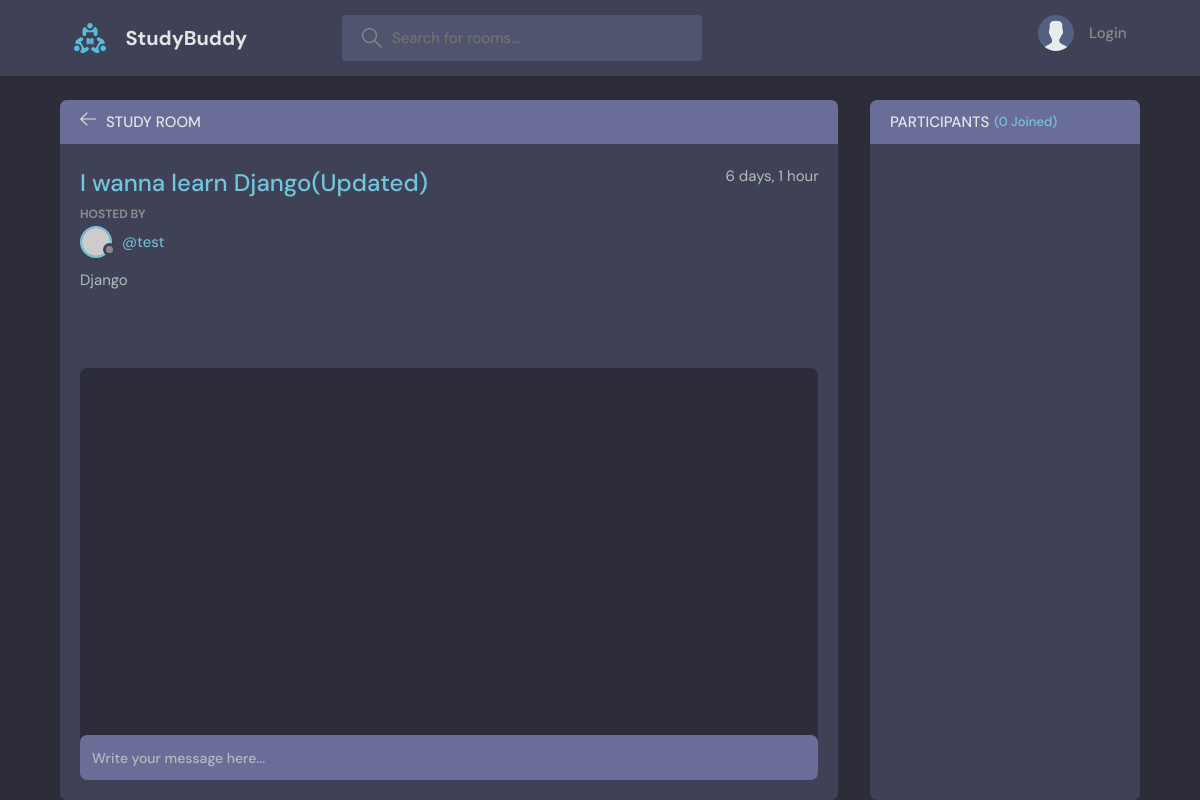
/room/3/, run on an earlier commit of the app's database.
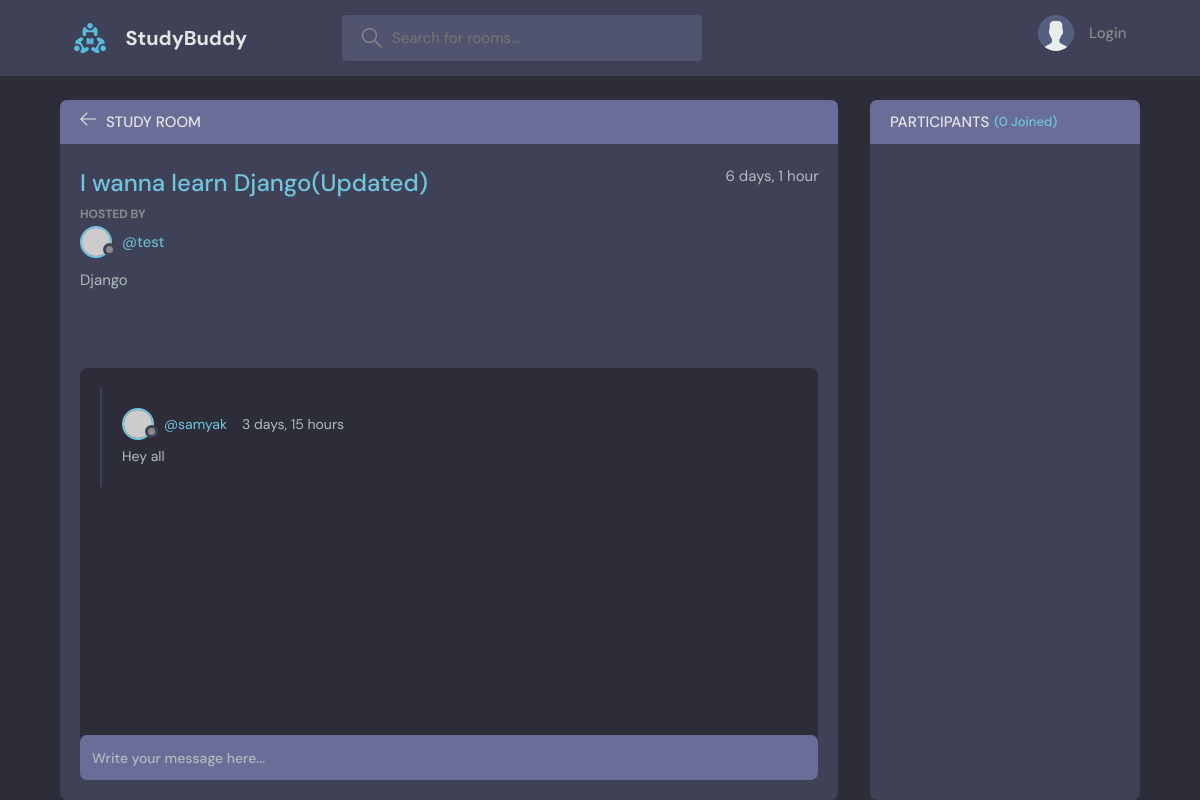
And on a later commit of the database.
### base/models.py (models this page shows, shortened)
class Message(models.Model):
    user= models.ForeignKey(User, on_delete= models.CASCADE)
    room= models.ForeignKey(Room, on_delete=models.CASCADE)
    body= models.TextField()
    updated = models.DateTimeField(auto_now=True)
    created= models.DateTimeField(auto_now_add=True)
    class Meta:
        ordering=['-updated', '-created']

### base/views.py (the view, shortened to what this page needs)
# urls.py: path('room/<str:pk>/',views.room,name="room"),
def room(request,pk):
    room=Room.objects.get(id=pk)
    room_messages= room.message_set.all()
    participants= room.participants.all()
    context={'room': room, 'room_messages':room_messages,'participants':participants,}
    return render(request,'base/room.html',context)

### base/models.py (called while the page is built)
    def __str__(self):
        return self.name

### base/templates/base/room.html (shortened to what this page needs)
{% extends 'main.html' %}
{% block content %}
    <main class="profile-page layout layout--2">
      <div class="container">
        <div class="room">
          <div class="room__top">
            <div class="room__topLeft">
              <a href="{% url 'home' %}">
                <svg version="1.1" xmlns="http://www.w3.org/2000/svg" width="32" height="32" viewBox="0 0 32 32">
                  <title>arrow-left</title>
                  <path
                    d="M13.723 2.286l-13.723 13.714 13.719 13.714 1.616-1.611-10.96-10.96h27.625v-2.286h-27.625l10.965-10.965-1.616-1.607z"
                  ></path>
                </svg>
              </a>
              <h3>Study Room</h3>
            </div>
          </div>
          <div class="room__box scroll">
            <div class="room__header scroll">
              <div class="room__info">
                <h3>{{room.name}}</h3>
                <span>{{room.created|timesince}}</span>
              </div>
              <div class="room__hosted">
                <p>Hosted By</p>
                <a href="{% url 'user-profile' room.host.id %}" class="room__author">
                  <div class="avatar avatar--small">
                    <img src="https://randomuser.me/api/portraits/men/37.jpg" />
                  </div>
                  <span>@{{room.host.username}}</span>
                </a>
              </div>
              <span class="room__tsopics">{{room.topic}}</span>
            </div>
            <div class="room__conversation">
              <div class="threads scroll">
                {% for message in room_messages %}
                <div class="thread">
                  <div class="thread__top">
                    <div class="thread__author">
                      <a href="{% url 'user-profile' message.user.id %}" class="thread__authorInfo">
                        <div class="avatar avatar--small">
                          <img src="https://randomuser.me/api/portraits/men/37.jpg" />
                        </div>
                        <span>@{{message.user.username}}</span>
                      </a>
                      <span class="thread__date">{{message.created|timesince}}</span>
                    </div>
                  </div>
                  <div class="thread__details">
                    {{message.body}}
                  </div>
                </div>
                {% endfor %}
              </div>
            </div>
          </div>
          <div class="room__message">
            <form action="" method="POST">
              <input name="body" placeholder="Write your message here..." /></form>
          </div>
        </div>
        <div class="participants">
          <h3 class="participants__top">Participants <span>({{participants.count}} Joined)</span></h3>
          <div class="participants__list scroll">
          </div>
        </div>
      </div>
    </main>
  {% endblock content %}

What changed in the data, as far as the page shows it:
added Message: user.username "samyak", created "3 days, 15 hours", body "Hey all"
